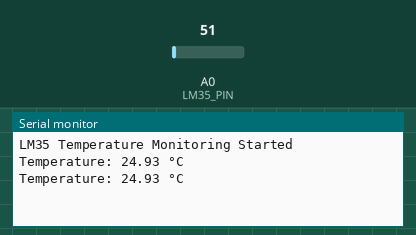
This sketch was run on a simulated Arduino Uno, built with avr-gcc and run on an emulated ATmega328P. On the bench: the last lines printed to the serial monitor. The test bench sets the inputs (shaded band); at power-on: A0 (LM35_PIN) = 51.

Above: at 1.8 s.
1.9 s: A0 (LM35_PIN) set to 61
At 2.5 s:
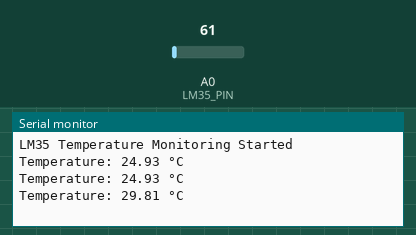
3.4 s: A0 (LM35_PIN) set to 71
At 4.8 s:
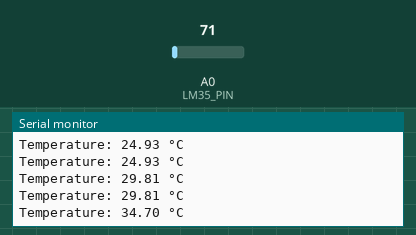
Timing chart, 0 to 6.4 s (numbered marks = the images above; inputs shaded):
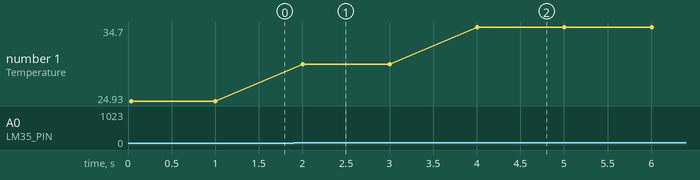

The sketch:

lm35_sensor.ino
```cpp
// LM35 Temperature Sensor Interface

const int LM35_PIN = A0;

float readTemperature()
{
  int sensorValue = analogRead(LM35_PIN);

  float voltage = sensorValue * (5.0 / 1023.0);

  float temperature = voltage * 100.0;

  return temperature;
}

void setup()
{
  Serial.begin(9600);

  Serial.println("LM35 Temperature Monitoring Started");
}

void loop()
{
  float temperature = readTemperature();

  Serial.print("Temperature: ");
  Serial.print(temperature);
  Serial.println(" °C");

  delay(1000);
}
```

Measured:
- after the input at 1.9 s, the serial monitor: prints a new line after 0.10 s (image 1)
- after the input at 3.4 s, the serial monitor: prints a new line after 0.60 s (image 2)
- plotted number 1: 24.93 → 29.81 after the input at 1.9 s, 29.81 → 34.7 after the input at 3.4 s
